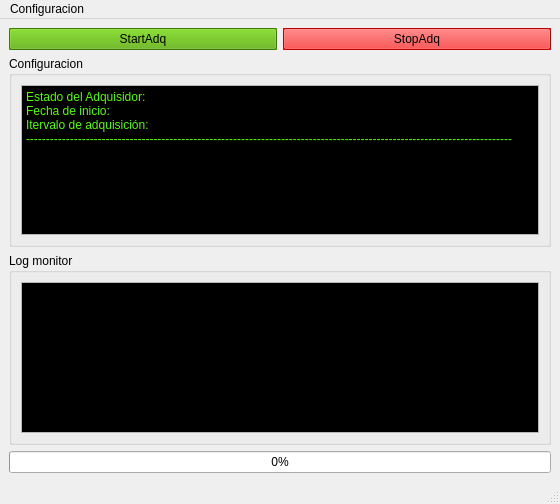
<?xml version="1.0" encoding="UTF-8"?>
<ui version="4.0">
 <class>AtmosfMainAdq</class>
 <widget class="QMainWindow" name="AtmosfMainAdq">
  <property name="geometry">
   <rect>
    <x>0</x>
    <y>0</y>
    <width>560</width>
    <height>504</height>
   </rect>
  </property>
  <property name="windowTitle">
   <string>MainWindow</string>
  </property>
  <widget class="QWidget" name="centralwidget">
   <layout class="QGridLayout" name="gridLayout_2">
    <item row="0" column="0">
     <widget class="QPushButton" name="clb_startadq">
      <property name="palette">
       <palette>
        <active>
         <colorrole role="WindowText">
          <brush brushstyle="SolidPattern">
           <color alpha="255">
            <red>0</red>
            <green>0</green>
            <blue>0</blue>
           </color>
          </brush>
         </colorrole>
         <colorrole role="Button">
          <brush brushstyle="SolidPattern">
           <color alpha="255">
            <red>85</red>
            <green>170</green>
            <blue>0</blue>
           </color>
          </brush>
         </colorrole>
         <colorrole role="Light">
          <brush brushstyle="SolidPattern">
           <color alpha="255">
            <red>128</red>
            <green>255</green>
            <blue>0</blue>
           </color>
          </brush>
         </colorrole>
         <colorrole role="Midlight">
          <brush brushstyle="SolidPattern">
           <color alpha="255">
            <red>106</red>
            <green>212</green>
            <blue>0</blue>
           </color>
          </brush>
         </colorrole>
         <colorrole role="Dark">
          <brush brushstyle="SolidPattern">
           <color alpha="255">
            <red>42</red>
            <green>85</green>
            <blue>0</blue>
           </color>
          </brush>
         </colorrole>
         <colorrole role="Mid">
          <brush brushstyle="SolidPattern">
           <color alpha="255">
            <red>56</red>
            <green>113</green>
            <blue>0</blue>
           </color>
          </brush>
         </colorrole>
         <colorrole role="Text">
          <brush brushstyle="SolidPattern">
           <color alpha="255">
            <red>0</red>
            <green>0</green>
            <blue>0</blue>
           </color>
          </brush>
         </colorrole>
         <colorrole role="BrightText">
          <brush brushstyle="SolidPattern">
           <color alpha="255">
            <red>255</red>
            <green>255</green>
            <blue>255</blue>
           </color>
          </brush>
         </colorrole>
         <colorrole role="ButtonText">
          <brush brushstyle="SolidPattern">
           <color alpha="255">
            <red>0</red>
            <green>0</green>
            <blue>0</blue>
           </color>
          </brush>
         </colorrole>
         <colorrole role="Base">
          <brush brushstyle="SolidPattern">
           <color alpha="255">
            <red>255</red>
            <green>255</green>
            <blue>255</blue>
           </color>
          </brush>
         </colorrole>
         <colorrole role="Window">
          <brush brushstyle="SolidPattern">
           <color alpha="255">
            <red>85</red>
            <green>170</green>
            <blue>0</blue>
           </color>
          </brush>
         </colorrole>
         <colorrole role="Shadow">
          <brush brushstyle="SolidPattern">
           <color alpha="255">
            <red>0</red>
            <green>0</green>
            <blue>0</blue>
           </color>
          </brush>
         </colorrole>
         <colorrole role="AlternateBase">
          <brush brushstyle="SolidPattern">
           <color alpha="255">
            <red>170</red>
            <green>212</green>
            <blue>127</blue>
           </color>
          </brush>
         </colorrole>
         <colorrole role="ToolTipBase">
          <brush brushstyle="SolidPattern">
           <color alpha="255">
            <red>255</red>
            <green>255</green>
            <blue>220</blue>
           </color>
          </brush>
         </colorrole>
         <colorrole role="ToolTipText">
          <brush brushstyle="SolidPattern">
           <color alpha="255">
            <red>0</red>
            <green>0</green>
            <blue>0</blue>
           </color>
          </brush>
         </colorrole>
        </active>
        <inactive>
         <colorrole role="WindowText">
          <brush brushstyle="SolidPattern">
           <color alpha="255">
            <red>0</red>
            <green>0</green>
            <blue>0</blue>
           </color>
          </brush>
         </colorrole>
         <colorrole role="Button">
          <brush brushstyle="SolidPattern">
           <color alpha="255">
            <red>85</red>
            <green>170</green>
            <blue>0</blue>
           </color>
          </brush>
         </colorrole>
         <colorrole role="Light">
          <brush brushstyle="SolidPattern">
           <color alpha="255">
            <red>128</red>
            <green>255</green>
            <blue>0</blue>
           </color>
          </brush>
         </colorrole>
         <colorrole role="Midlight">
          <brush brushstyle="SolidPattern">
           <color alpha="255">
            <red>106</red>
            <green>212</green>
            <blue>0</blue>
           </color>
          </brush>
         </colorrole>
         <colorrole role="Dark">
          <brush brushstyle="SolidPattern">
           <color alpha="255">
            <red>42</red>
            <green>85</green>
            <blue>0</blue>
           </color>
          </brush>
         </colorrole>
         <colorrole role="Mid">
          <brush brushstyle="SolidPattern">
           <color alpha="255">
            <red>56</red>
            <green>113</green>
            <blue>0</blue>
           </color>
          </brush>
         </colorrole>
         <colorrole role="Text">
          <brush brushstyle="SolidPattern">
           <color alpha="255">
            <red>0</red>
            <green>0</green>
            <blue>0</blue>
           </color>
          </brush>
         </colorrole>
         <colorrole role="BrightText">
          <brush brushstyle="SolidPattern">
           <color alpha="255">
            <red>255</red>
            <green>255</green>
            <blue>255</blue>
           </color>
          </brush>
         </colorrole>
         <colorrole role="ButtonText">
          <brush brushstyle="SolidPattern">
           <color alpha="255">
            <red>0</red>
            <green>0</green>
            <blue>0</blue>
           </color>
          </brush>
         </colorrole>
         <colorrole role="Base">
          <brush brushstyle="SolidPattern">
           <color alpha="255">
            <red>255</red>
            <green>255</green>
            <blue>255</blue>
           </color>
          </brush>
         </colorrole>
         <colorrole role="Window">
          <brush brushstyle="SolidPattern">
           <color alpha="255">
            <red>85</red>
            <green>170</green>
            <blue>0</blue>
           </color>
          </brush>
         </colorrole>
         <colorrole role="Shadow">
          <brush brushstyle="SolidPattern">
           <color alpha="255">
            <red>0</red>
            <green>0</green>
            <blue>0</blue>
           </color>
          </brush>
         </colorrole>
         <colorrole role="AlternateBase">
          <brush brushstyle="SolidPattern">
           <color alpha="255">
            <red>170</red>
            <green>212</green>
            <blue>127</blue>
           </color>
          </brush>
         </colorrole>
         <colorrole role="ToolTipBase">
          <brush brushstyle="SolidPattern">
           <color alpha="255">
            <red>255</red>
            <green>255</green>
            <blue>220</blue>
           </color>
          </brush>
         </colorrole>
         <colorrole role="ToolTipText">
          <brush brushstyle="SolidPattern">
           <color alpha="255">
            <red>0</red>
            <green>0</green>
            <blue>0</blue>
           </color>
          </brush>
         </colorrole>
        </inactive>
        <disabled>
         <colorrole role="WindowText">
          <brush brushstyle="SolidPattern">
           <color alpha="255">
            <red>42</red>
            <green>85</green>
            <blue>0</blue>
           </color>
          </brush>
         </colorrole>
         <colorrole role="Button">
          <brush brushstyle="SolidPattern">
           <color alpha="255">
            <red>85</red>
            <green>170</green>
            <blue>0</blue>
           </color>
          </brush>
         </colorrole>
         <colorrole role="Light">
          <brush brushstyle="SolidPattern">
           <color alpha="255">
            <red>128</red>
            <green>255</green>
            <blue>0</blue>
           </color>
          </brush>
         </colorrole>
         <colorrole role="Midlight">
          <brush brushstyle="SolidPattern">
           <color alpha="255">
            <red>106</red>
            <green>212</green>
            <blue>0</blue>
           </color>
          </brush>
         </colorrole>
         <colorrole role="Dark">
          <brush brushstyle="SolidPattern">
           <color alpha="255">
            <red>42</red>
            <green>85</green>
            <blue>0</blue>
           </color>
          </brush>
         </colorrole>
         <colorrole role="Mid">
          <brush brushstyle="SolidPattern">
           <color alpha="255">
            <red>56</red>
            <green>113</green>
            <blue>0</blue>
           </color>
          </brush>
         </colorrole>
         <colorrole role="Text">
          <brush brushstyle="SolidPattern">
           <color alpha="255">
            <red>42</red>
            <green>85</green>
            <blue>0</blue>
           </color>
          </brush>
         </colorrole>
         <colorrole role="BrightText">
          <brush brushstyle="SolidPattern">
           <color alpha="255">
            <red>255</red>
            <green>255</green>
            <blue>255</blue>
           </color>
          </brush>
         </colorrole>
         <colorrole role="ButtonText">
          <brush brushstyle="SolidPattern">
           <color alpha="255">
            <red>42</red>
            <green>85</green>
            <blue>0</blue>
           </color>
          </brush>
         </colorrole>
         <colorrole role="Base">
          <brush brushstyle="SolidPattern">
           <color alpha="255">
            <red>85</red>
            <green>170</green>
            <blue>0</blue>
           </color>
          </brush>
         </colorrole>
         <colorrole role="Window">
          <brush brushstyle="SolidPattern">
           <color alpha="255">
            <red>85</red>
            <green>170</green>
            <blue>0</blue>
           </color>
          </brush>
         </colorrole>
         <colorrole role="Shadow">
          <brush brushstyle="SolidPattern">
           <color alpha="255">
            <red>0</red>
            <green>0</green>
            <blue>0</blue>
           </color>
          </brush>
         </colorrole>
         <colorrole role="AlternateBase">
          <brush brushstyle="SolidPattern">
           <color alpha="255">
            <red>85</red>
            <green>170</green>
            <blue>0</blue>
           </color>
          </brush>
         </colorrole>
         <colorrole role="ToolTipBase">
          <brush brushstyle="SolidPattern">
           <color alpha="255">
            <red>255</red>
            <green>255</green>
            <blue>220</blue>
           </color>
          </brush>
         </colorrole>
         <colorrole role="ToolTipText">
          <brush brushstyle="SolidPattern">
           <color alpha="255">
            <red>0</red>
            <green>0</green>
            <blue>0</blue>
           </color>
          </brush>
         </colorrole>
        </disabled>
       </palette>
      </property>
      <property name="autoFillBackground">
       <bool>true</bool>
      </property>
      <property name="text">
       <string>StartAdq</string>
      </property>
     </widget>
    </item>
    <item row="0" column="1">
     <widget class="QPushButton" name="clb_stopadq">
      <property name="palette">
       <palette>
        <active>
         <colorrole role="WindowText">
          <brush brushstyle="SolidPattern">
           <color alpha="255">
            <red>0</red>
            <green>0</green>
            <blue>0</blue>
           </color>
          </brush>
         </colorrole>
         <colorrole role="Button">
          <brush brushstyle="SolidPattern">
           <color alpha="255">
            <red>255</red>
            <green>0</green>
            <blue>0</blue>
           </color>
          </brush>
         </colorrole>
         <colorrole role="Light">
          <brush brushstyle="SolidPattern">
           <color alpha="255">
            <red>255</red>
            <green>127</green>
            <blue>127</blue>
           </color>
          </brush>
         </colorrole>
         <colorrole role="Midlight">
          <brush brushstyle="SolidPattern">
           <color alpha="255">
            <red>255</red>
            <green>63</green>
            <blue>63</blue>
           </color>
          </brush>
         </colorrole>
         <colorrole role="Dark">
          <brush brushstyle="SolidPattern">
           <color alpha="255">
            <red>127</red>
            <green>0</green>
            <blue>0</blue>
           </color>
          </brush>
         </colorrole>
         <colorrole role="Mid">
          <brush brushstyle="SolidPattern">
           <color alpha="255">
            <red>170</red>
            <green>0</green>
            <blue>0</blue>
           </color>
          </brush>
         </colorrole>
         <colorrole role="Text">
          <brush brushstyle="SolidPattern">
           <color alpha="255">
            <red>0</red>
            <green>0</green>
            <blue>0</blue>
           </color>
          </brush>
         </colorrole>
         <colorrole role="BrightText">
          <brush brushstyle="SolidPattern">
           <color alpha="255">
            <red>255</red>
            <green>255</green>
            <blue>255</blue>
           </color>
          </brush>
         </colorrole>
         <colorrole role="ButtonText">
          <brush brushstyle="SolidPattern">
           <color alpha="255">
            <red>0</red>
            <green>0</green>
            <blue>0</blue>
           </color>
          </brush>
         </colorrole>
         <colorrole role="Base">
          <brush brushstyle="SolidPattern">
           <color alpha="255">
            <red>255</red>
            <green>255</green>
            <blue>255</blue>
           </color>
          </brush>
         </colorrole>
         <colorrole role="Window">
          <brush brushstyle="SolidPattern">
           <color alpha="255">
            <red>255</red>
            <green>0</green>
            <blue>0</blue>
           </color>
          </brush>
         </colorrole>
         <colorrole role="Shadow">
          <brush brushstyle="SolidPattern">
           <color alpha="255">
            <red>0</red>
            <green>0</green>
            <blue>0</blue>
           </color>
          </brush>
         </colorrole>
         <colorrole role="AlternateBase">
          <brush brushstyle="SolidPattern">
           <color alpha="255">
            <red>255</red>
            <green>127</green>
            <blue>127</blue>
           </color>
          </brush>
         </colorrole>
         <colorrole role="ToolTipBase">
          <brush brushstyle="SolidPattern">
           <color alpha="255">
            <red>255</red>
            <green>255</green>
            <blue>220</blue>
           </color>
          </brush>
         </colorrole>
         <colorrole role="ToolTipText">
          <brush brushstyle="SolidPattern">
           <color alpha="255">
            <red>0</red>
            <green>0</green>
            <blue>0</blue>
           </color>
          </brush>
         </colorrole>
        </active>
        <inactive>
         <colorrole role="WindowText">
          <brush brushstyle="SolidPattern">
           <color alpha="255">
            <red>0</red>
            <green>0</green>
            <blue>0</blue>
           </color>
          </brush>
         </colorrole>
         <colorrole role="Button">
          <brush brushstyle="SolidPattern">
           <color alpha="255">
            <red>255</red>
            <green>0</green>
            <blue>0</blue>
           </color>
          </brush>
         </colorrole>
         <colorrole role="Light">
          <brush brushstyle="SolidPattern">
           <color alpha="255">
            <red>255</red>
            <green>127</green>
            <blue>127</blue>
           </color>
          </brush>
         </colorrole>
         <colorrole role="Midlight">
          <brush brushstyle="SolidPattern">
           <color alpha="255">
            <red>255</red>
            <green>63</green>
            <blue>63</blue>
           </color>
          </brush>
         </colorrole>
         <colorrole role="Dark">
          <brush brushstyle="SolidPattern">
           <color alpha="255">
            <red>127</red>
            <green>0</green>
            <blue>0</blue>
           </color>
          </brush>
         </colorrole>
         <colorrole role="Mid">
          <brush brushstyle="SolidPattern">
           <color alpha="255">
            <red>170</red>
            <green>0</green>
            <blue>0</blue>
           </color>
          </brush>
         </colorrole>
         <colorrole role="Text">
          <brush brushstyle="SolidPattern">
           <color alpha="255">
            <red>0</red>
            <green>0</green>
            <blue>0</blue>
           </color>
          </brush>
         </colorrole>
         <colorrole role="BrightText">
          <brush brushstyle="SolidPattern">
           <color alpha="255">
            <red>255</red>
            <green>255</green>
            <blue>255</blue>
           </color>
          </brush>
         </colorrole>
         <colorrole role="ButtonText">
          <brush brushstyle="SolidPattern">
           <color alpha="255">
            <red>0</red>
            <green>0</green>
            <blue>0</blue>
           </color>
          </brush>
         </colorrole>
         <colorrole role="Base">
          <brush brushstyle="SolidPattern">
           <color alpha="255">
            <red>255</red>
            <green>255</green>
            <blue>255</blue>
           </color>
          </brush>
         </colorrole>
         <colorrole role="Window">
          <brush brushstyle="SolidPattern">
           <color alpha="255">
            <red>255</red>
            <green>0</green>
            <blue>0</blue>
           </color>
          </brush>
         </colorrole>
         <colorrole role="Shadow">
          <brush brushstyle="SolidPattern">
           <color alpha="255">
            <red>0</red>
            <green>0</green>
            <blue>0</blue>
           </color>
          </brush>
         </colorrole>
         <colorrole role="AlternateBase">
          <brush brushstyle="SolidPattern">
           <color alpha="255">
            <red>255</red>
            <green>127</green>
            <blue>127</blue>
           </color>
          </brush>
         </colorrole>
         <colorrole role="ToolTipBase">
          <brush brushstyle="SolidPattern">
           <color alpha="255">
            <red>255</red>
            <green>255</green>
            <blue>220</blue>
           </color>
          </brush>
         </colorrole>
         <colorrole role="ToolTipText">
          <brush brushstyle="SolidPattern">
           <color alpha="255">
            <red>0</red>
            <green>0</green>
            <blue>0</blue>
           </color>
          </brush>
         </colorrole>
        </inactive>
        <disabled>
         <colorrole role="WindowText">
          <brush brushstyle="SolidPattern">
           <color alpha="255">
            <red>127</red>
            <green>0</green>
            <blue>0</blue>
           </color>
          </brush>
         </colorrole>
         <colorrole role="Button">
          <brush brushstyle="SolidPattern">
           <color alpha="255">
            <red>255</red>
            <green>0</green>
            <blue>0</blue>
           </color>
          </brush>
         </colorrole>
         <colorrole role="Light">
          <brush brushstyle="SolidPattern">
           <color alpha="255">
            <red>255</red>
            <green>127</green>
            <blue>127</blue>
           </color>
          </brush>
         </colorrole>
         <colorrole role="Midlight">
          <brush brushstyle="SolidPattern">
           <color alpha="255">
            <red>255</red>
            <green>63</green>
            <blue>63</blue>
           </color>
          </brush>
         </colorrole>
         <colorrole role="Dark">
          <brush brushstyle="SolidPattern">
           <color alpha="255">
            <red>127</red>
            <green>0</green>
            <blue>0</blue>
           </color>
          </brush>
         </colorrole>
         <colorrole role="Mid">
          <brush brushstyle="SolidPattern">
           <color alpha="255">
            <red>170</red>
            <green>0</green>
            <blue>0</blue>
           </color>
          </brush>
         </colorrole>
         <colorrole role="Text">
          <brush brushstyle="SolidPattern">
           <color alpha="255">
            <red>127</red>
            <green>0</green>
            <blue>0</blue>
           </color>
          </brush>
         </colorrole>
         <colorrole role="BrightText">
          <brush brushstyle="SolidPattern">
           <color alpha="255">
            <red>255</red>
            <green>255</green>
            <blue>255</blue>
           </color>
          </brush>
         </colorrole>
         <colorrole role="ButtonText">
          <brush brushstyle="SolidPattern">
           <color alpha="255">
            <red>127</red>
            <green>0</green>
            <blue>0</blue>
           </color>
          </brush>
         </colorrole>
         <colorrole role="Base">
          <brush brushstyle="SolidPattern">
           <color alpha="255">
            <red>255</red>
            <green>0</green>
            <blue>0</blue>
           </color>
          </brush>
         </colorrole>
         <colorrole role="Window">
          <brush brushstyle="SolidPattern">
           <color alpha="255">
            <red>255</red>
            <green>0</green>
            <blue>0</blue>
           </color>
          </brush>
         </colorrole>
         <colorrole role="Shadow">
          <brush brushstyle="SolidPattern">
           <color alpha="255">
            <red>0</red>
            <green>0</green>
            <blue>0</blue>
           </color>
          </brush>
         </colorrole>
         <colorrole role="AlternateBase">
          <brush brushstyle="SolidPattern">
           <color alpha="255">
            <red>255</red>
            <green>0</green>
            <blue>0</blue>
           </color>
          </brush>
         </colorrole>
         <colorrole role="ToolTipBase">
          <brush brushstyle="SolidPattern">
           <color alpha="255">
            <red>255</red>
            <green>255</green>
            <blue>220</blue>
           </color>
          </brush>
         </colorrole>
         <colorrole role="ToolTipText">
          <brush brushstyle="SolidPattern">
           <color alpha="255">
            <red>0</red>
            <green>0</green>
            <blue>0</blue>
           </color>
          </brush>
         </colorrole>
        </disabled>
       </palette>
      </property>
      <property name="autoFillBackground">
       <bool>true</bool>
      </property>
      <property name="text">
       <string>StopAdq</string>
      </property>
     </widget>
    </item>
    <item row="1" column="0" colspan="2">
     <widget class="QGroupBox" name="gb_config">
      <property name="title">
       <string>Configuracion</string>
      </property>
      <layout class="QGridLayout" name="gridLayout">
       <item row="0" column="0">
        <widget class="QPlainTextEdit" name="pte_config">
         <property name="palette">
          <palette>
           <active>
            <colorrole role="Text">
             <brush brushstyle="SolidPattern">
              <color alpha="255">
               <red>85</red>
               <green>255</green>
               <blue>0</blue>
              </color>
             </brush>
            </colorrole>
            <colorrole role="Base">
             <brush brushstyle="SolidPattern">
              <color alpha="255">
               <red>0</red>
               <green>0</green>
               <blue>0</blue>
              </color>
             </brush>
            </colorrole>
           </active>
           <inactive>
            <colorrole role="Text">
             <brush brushstyle="SolidPattern">
              <color alpha="255">
               <red>85</red>
               <green>255</green>
               <blue>0</blue>
              </color>
             </brush>
            </colorrole>
            <colorrole role="Base">
             <brush brushstyle="SolidPattern">
              <color alpha="255">
               <red>0</red>
               <green>0</green>
               <blue>0</blue>
              </color>
             </brush>
            </colorrole>
           </inactive>
           <disabled>
            <colorrole role="Text">
             <brush brushstyle="SolidPattern">
              <color alpha="255">
               <red>120</red>
               <green>120</green>
               <blue>120</blue>
              </color>
             </brush>
            </colorrole>
            <colorrole role="Base">
             <brush brushstyle="SolidPattern">
              <color alpha="255">
               <red>240</red>
               <green>240</green>
               <blue>240</blue>
              </color>
             </brush>
            </colorrole>
           </disabled>
          </palette>
         </property>
         <property name="plainText">
          <string>Estado del Adquisidor: 
Fecha de inicio:
Itervalo de adquisición:
--------------------------------------------------------------------------------------------------------------------------
</string>
         </property>
         <property name="overwriteMode">
          <bool>true</bool>
         </property>
         <property name="textInteractionFlags">
          <set>Qt::TextSelectableByKeyboard|Qt::TextSelectableByMouse</set>
         </property>
        </widget>
       </item>
      </layout>
     </widget>
    </item>
    <item row="2" column="0" colspan="2">
     <widget class="QGroupBox" name="gb_logmon">
      <property name="title">
       <string>Log monitor</string>
      </property>
      <layout class="QGridLayout" name="gridLayout_3">
       <item row="1" column="0">
        <widget class="QPlainTextEdit" name="pte_logmon">
         <property name="palette">
          <palette>
           <active>
            <colorrole role="Text">
             <brush brushstyle="SolidPattern">
              <color alpha="255">
               <red>85</red>
               <green>255</green>
               <blue>0</blue>
              </color>
             </brush>
            </colorrole>
            <colorrole role="Base">
             <brush brushstyle="SolidPattern">
              <color alpha="255">
               <red>0</red>
               <green>0</green>
               <blue>0</blue>
              </color>
             </brush>
            </colorrole>
           </active>
           <inactive>
            <colorrole role="Text">
             <brush brushstyle="SolidPattern">
              <color alpha="255">
               <red>85</red>
               <green>255</green>
               <blue>0</blue>
              </color>
             </brush>
            </colorrole>
            <colorrole role="Base">
             <brush brushstyle="SolidPattern">
              <color alpha="255">
               <red>0</red>
               <green>0</green>
               <blue>0</blue>
              </color>
             </brush>
            </colorrole>
           </inactive>
           <disabled>
            <colorrole role="Text">
             <brush brushstyle="SolidPattern">
              <color alpha="255">
               <red>120</red>
               <green>120</green>
               <blue>120</blue>
              </color>
             </brush>
            </colorrole>
            <colorrole role="Base">
             <brush brushstyle="SolidPattern">
              <color alpha="255">
               <red>240</red>
               <green>240</green>
               <blue>240</blue>
              </color>
             </brush>
            </colorrole>
           </disabled>
          </palette>
         </property>
         <property name="font">
          <font>
           <family>Consolas</family>
          </font>
         </property>
         <property name="horizontalScrollBarPolicy">
          <enum>Qt::ScrollBarAlwaysOff</enum>
         </property>
         <property name="undoRedoEnabled">
          <bool>false</bool>
         </property>
         <property name="plainText">
          <string/>
         </property>
         <property name="textInteractionFlags">
          <set>Qt::TextSelectableByKeyboard|Qt::TextSelectableByMouse</set>
         </property>
         <property name="maximumBlockCount">
          <number>5000</number>
         </property>
         <property name="backgroundVisible">
          <bool>false</bool>
         </property>
        </widget>
       </item>
      </layout>
     </widget>
    </item>
    <item row="3" column="0" colspan="2">
     <widget class="QProgressBar" name="progressBar">
      <property name="value">
       <number>0</number>
      </property>
      <property name="textVisible">
       <bool>true</bool>
      </property>
      <property name="textDirection">
       <enum>QProgressBar::TopToBottom</enum>
      </property>
     </widget>
    </item>
   </layout>
  </widget>
  <widget class="QMenuBar" name="menubar">
   <property name="geometry">
    <rect>
     <x>0</x>
     <y>0</y>
     <width>560</width>
     <height>21</height>
    </rect>
   </property>
   <widget class="QMenu" name="menuConfiguracion">
    <property name="title">
     <string>Configuracion</string>
    </property>
    <addaction name="action_database"/>
    <addaction name="action_configchannels"/>
    <addaction name="action_serial"/>
   </widget>
   <addaction name="menuConfiguracion"/>
  </widget>
  <widget class="QStatusBar" name="statusbar"/>
  <action name="action_database">
   <property name="text">
    <string>Base de datos</string>
   </property>
  </action>
  <action name="action_configchannels">
   <property name="text">
    <string>Canales y tiempo de adquisicion</string>
   </property>
  </action>
  <action name="action_serial">
   <property name="text">
    <string>Puerto serie</string>
   </property>
  </action>
 </widget>
 <resources/>
 <connections/>
</ui>
